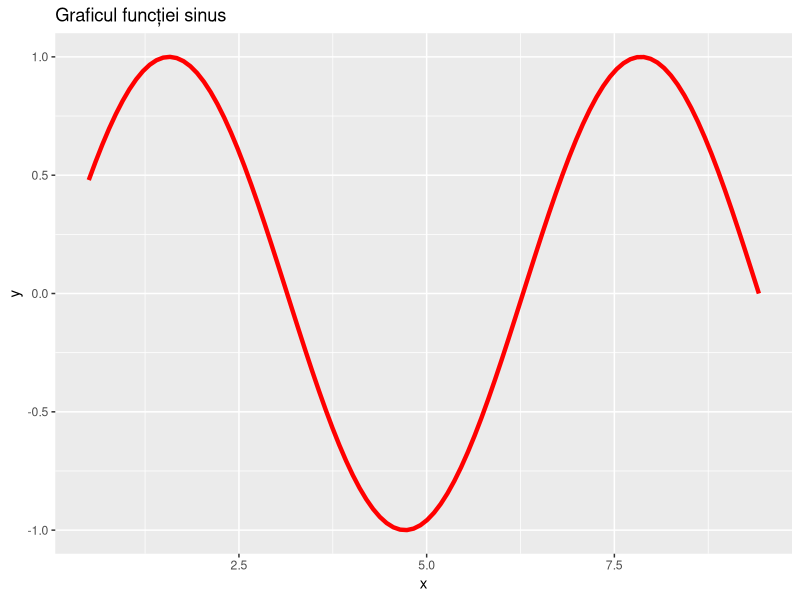

R code for this plot:
library(ggplot2)

# Cream un set de date care conține valorile pentru x și valorile pentru funcția sinus
x <- seq(0.5, 3 * pi, length.out = 100)  # Generăm 100 de puncte în intervalul [0.5, 3π]
y <- sin(x)

# Creăm un obiect ggplot folosind datele noastre
grafic <- ggplot(data = data.frame(x = x, y = y), aes(x, y))

# Adăugăm o curbă pentru funcția sinus cu culoare roșie și grosimea liniei 15
grafic <- grafic + geom_line(color = "red", size = 1.5)

# Adăugăm titlul graficului
grafic <- grafic + labs(title = "Graficul funcției sinus")

# Afișăm graficul
print(grafic)
